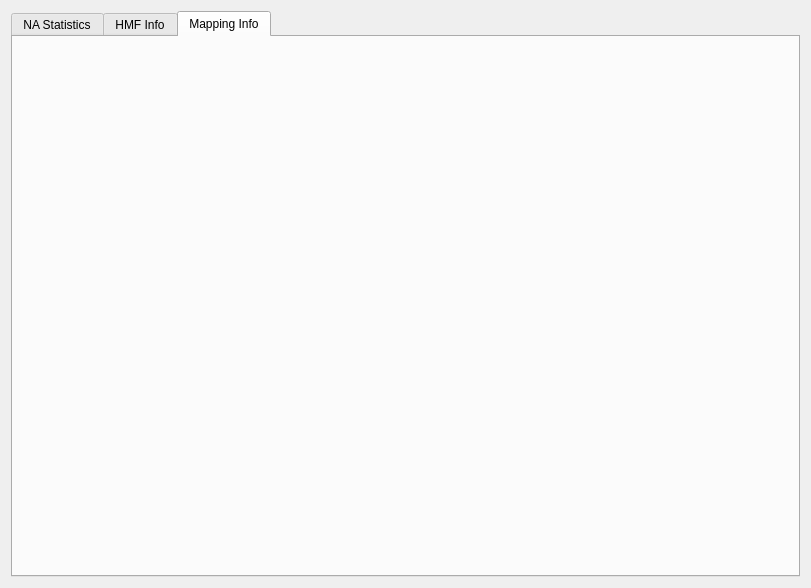
<?xml version="1.0" encoding="UTF-8"?>
<ui version="4.0">
 <class>InteractiveMappingWidget</class>
 <widget class="QWidget" name="InteractiveMappingWidget">
  <property name="geometry">
   <rect>
    <x>0</x>
    <y>0</y>
    <width>811</width>
    <height>588</height>
   </rect>
  </property>
  <property name="windowTitle">
   <string>Interactive Mapping</string>
  </property>
  <layout class="QGridLayout" name="gridLayout">
   <item row="0" column="0">
    <widget class="QTabWidget" name="tabWidget">
     <property name="currentIndex">
      <number>2</number>
     </property>
     <widget class="QWidget" name="tabNA">
      <attribute name="title">
       <string>NA Statistics</string>
      </attribute>
     </widget>
     <widget class="QWidget" name="tabHMF">
      <attribute name="title">
       <string>HMF Info</string>
      </attribute>
     </widget>
     <widget class="QWidget" name="tabMAP">
      <attribute name="title">
       <string>Mapping Info</string>
      </attribute>
     </widget>
    </widget>
   </item>
  </layout>
 </widget>
 <resources/>
 <connections/>
</ui>
